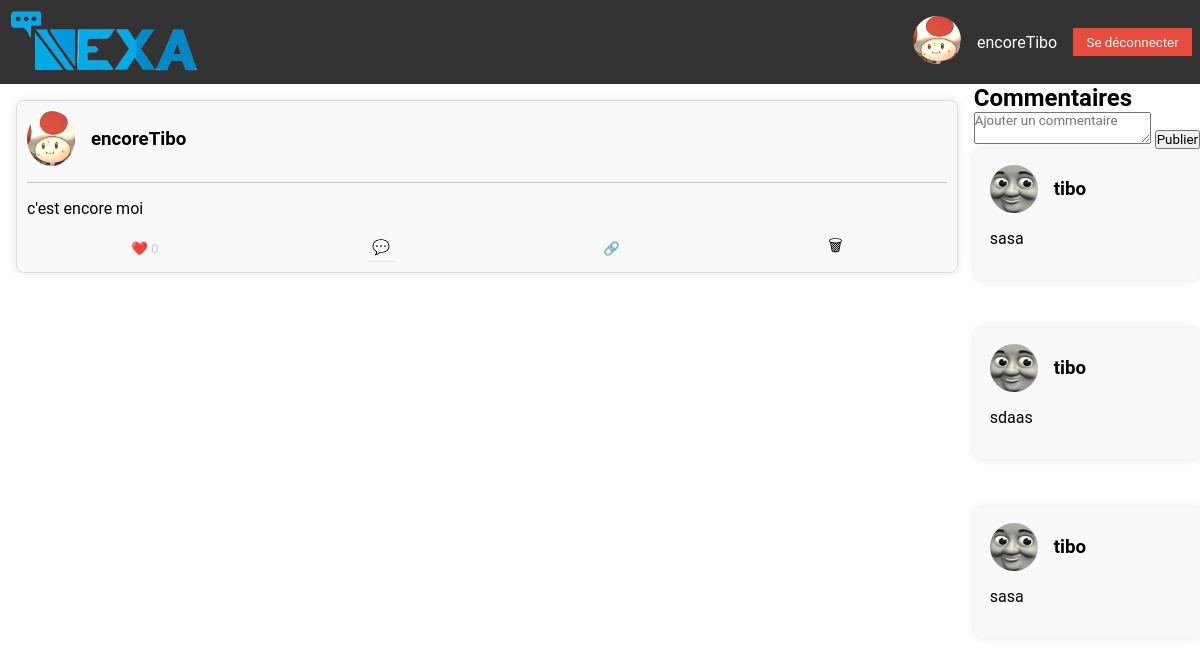
The page /views/post.php?id=2 (signed in) on the database its author committed.
### tables this page shows
CREATE TABLE "users" (
	"id"	INTEGER NOT NULL,
	"username"	TEXT,
	"email"	TEXT,
	"mdp"	TEXT,
	"codeMDPOublie"	TEXT,
	"pp"	TEXT,
	"is_moderator"	BOOLEAN DEFAULT 0,
	"last_connexion"	DATE,
	"first_connexion"	DATE,
	"codeInscription"	VARCHAR(10), description VARCHAR2(1000),
	PRIMARY KEY("id")
);

CREATE TABLE "Post" (
              id_post INTEGER PRIMARY KEY,
              user TEXT,
              pp TEXT,
              contenu TEXT,
              Time TEXT,
              Like INTEGER DEFAULT 0,  -- Ajoutez la colonne avec la valeur par défaut
              Comment INTEGER,
              partage INTEGER,
              vues INTEGER,
              id_pere INTEGER, image TEXT, categorie VARCHAR(255),
              FOREIGN KEY(user) REFERENCES Users(user),
              FOREIGN KEY(pp) REFERENCES Users(pp)
            );

### ctrl/UserController.php (called while the page is built, shortened)
<?php
require_once $_SERVER['DOCUMENT_ROOT'] . '/models/UserModel.php';
class UserController
{
    public function getUser($email)
    {
        $userModel = new UserModel();
        $user = $userModel->getUserData($email);
        return $user;
    }
}

### models/UserModel.php (called while the page is built, shortened)
<?php
class UserModel
{
    public function connectDB()
    {
        $path = __DIR__ . "/../db/db_nexa.sqlite";
        try {
            $db = new PDO('sqlite:' . $path);
            $db->setAttribute(PDO::ATTR_ERRMODE, PDO::ERRMODE_EXCEPTION);
            return $db;
        } catch (PDOException $e) {
            die('Erreur de connexion à la base de données : ' . $e->getMessage());
        }
    }
    public function getUserData($username)
    {
        $query = "SELECT * FROM users WHERE username = :username";
        $stmt = $this->connectDB()->prepare($query);
        $stmt->bindParam(':username', $username, PDO::PARAM_STR);
        $stmt->execute();
        $user_data = $stmt->fetch(PDO::FETCH_ASSOC);
        return $user_data;
    }
}

### ctrl/PostController.php (called while the page is built, shortened)
<?php
require_once $_SERVER['DOCUMENT_ROOT'] . ('/models/PostModel.php');
class PostController
{
    public function getPost($id_post)
    {
        if (
            isset($_SERVER['REQUEST_METHOD']) &&
            $_SERVER['REQUEST_METHOD'] == "GET"
        ) {
            $user = $_SESSION['username'];
            $postModel = new PostModel();
            $post = $postModel->getPost($id_post);
            $post['LikeCount'] = $postModel->getPostLikes($id_post);
            $post['user_liked'] = $postModel->getPostUserLiked($id_post, $user);
            return $post;
        }
    }
    public function getComments($id_post)
    {
        $postModel = new PostModel();
        $comments = $postModel->getComments($id_post);
        return $comments;
    }
}

### models/PostModel.php (called while the page is built, shortened)
<?php
class PostModel
{
    public function connectDB()
    {
        $path = __DIR__ . "/../db/db_nexa.sqlite";
        try {
            $db = new PDO('sqlite:' . $path);
            $db->setAttribute(PDO::ATTR_ERRMODE, PDO::ERRMODE_EXCEPTION);
            return $db;
        } catch (PDOException $e) {
            die('Erreur de connexion à la base de données : ' . $e->getMessage());
            session_start();
            $_SESSION["error_message"] = "Connexion impossible a la DB !";
            header('Location: ../index.php');
            exit;
        }
    }
    public function getPost($id_post)
    {
        $query = "SELECT Post.*, (SELECT COUNT(*) FROM Likes WHERE Likes.post_id = Post.id_post) as LikeCount, (SELECT COUNT(*) FROM Likes WHERE Likes.post_id = Post.id_post AND Likes.user = :user) as user_liked, Users.pp AS user_pp FROM Post LEFT JOIN Users ON Post.user = Users.username WHERE Post.id_post = :id_post";
        $stmt = $this->connectDB()->prepare($query);
        $stmt->bindParam(':id_post', $id_post, PDO::PARAM_INT);
        $stmt->execute();
        $result = $stmt->fetch(PDO::FETCH_ASSOC);
        return $result;
    }
    public function getPostLikes($id_post)
    {
        $query = "SELECT COUNT(*) as LikeCount FROM Likes WHERE post_id = :id_post";
        $stmt = $this->connectDB()->prepare($query);
        $stmt->bindParam(':id_post', $id_post, PDO::PARAM_INT);
        $stmt->execute();
        $result = $stmt->fetch(PDO::FETCH_ASSOC);
        return $result['LikeCount'];
    }
    public function getPostUserLiked($id_post, $user)
    {
        $query = "SELECT COUNT(*) as user_liked FROM Likes WHERE post_id = :id_post AND user = :user";
        $stmt = $this->connectDB()->prepare($query);
        $stmt->bindParam(':id_post', $id_post, PDO::PARAM_INT);
        $stmt->bindParam(':user', $user, PDO::PARAM_STR);
        $stmt->execute();
        $result = $stmt->fetch(PDO::FETCH_ASSOC);
        return $result['user_liked'] == 1;
    }
    public function getComments($id_pere)
    {
        $query = "SELECT Post.*, Users.pp AS user_pp FROM Post LEFT JOIN Users ON Post.user = Users.username WHERE Post.id_pere = :id_pere ORDER BY Post.Time DESC";
        $stmt = $this->connectDB()->prepare($query);
        $stmt->bindParam(':id_pere', $id_pere);
        $stmt->execute();
        $result = $stmt->fetchAll(PDO::FETCH_ASSOC);
        return $result;
    }
}

### views/post.php (the view, shortened to what this page needs)
<?php
$user = isset($_SESSION['username']) ? $_SESSION['username'] : 'err_user';
require_once('../ctrl/UserController.php');
$userCtrl = new UserController();
$user_data = $userCtrl->getUser($user);
require_once('../ctrl/PostController.php');
if (isset($_GET['id'])) {
    $postId = $_GET['id'];
} else {
    header('dashboard.php');
}
$postCtrl = new PostController();
$post_fetch = $postCtrl->getPost($postId);
$post = $post_fetch;
$comments = $postCtrl->getComments($postId);
$is_moderator = $user_data['is_moderator'];
?>
<!DOCTYPE html>
<html lang="fr">
<head>
    <link rel="stylesheet" href="../css/post.css">
</head>
<body class="post-body">
    <?php include('header.php'); ?>
    <main class="main-content">
        <section class="right-panel">
            <div class="afficherpost">
                <a href="profilViewer.php?user=<?php echo $post['user']; ?>">
                    <div class="post">
                        <div class="post-header">
                            <img src="../<?php echo $post['user_pp']; ?>" alt="Photo de profil de l'utilisateur"
                                class="post-pp post-pp-hover">
                            <h3 class="post-username">
                                <?php echo $post['user']; ?>
                            </h3>
                        </div>
                </a>
                <hr class="post-divider">
                <p class="post-content">
                    <?php echo $post['contenu']; ?>
                </p>
                <div class="post-actions">
                    <button class="post-action like" data-id_post="<?php echo $post['id_post']; ?>" <?php echo $post['user_liked'] > 0 ? 'disabled' : ''; ?>>❤️
                        <?php echo $post['LikeCount']; ?>
                    </button>
                    <a id="post-link" class="post-action comment"
                        href="post.php?id=<?php echo $post['id_post']; ?>">💬</a>
                    <button class="post-action share" id="copy-link">🔗</button>
                    <?php if ($is_moderator == 1 || $post['user'] == $user): ?>
                        <a class="post-action delete" href="supprimerPost.php?id=<?php echo $post['id_post']; ?>">🗑</a>
                    <?php endif; ?>
                </div>
                    <?php
                    $comments = $postCtrl->getComments($post['id_post']);
                        ?>
            </div>
        </section>
        <section class="comments">
            <h2>Commentaires</h2>
            <form action="../Post/sendComment" method="post">
                <textarea name="contenu" placeholder="Ajouter un commentaire"></textarea>
                <input type="submit" value="Publier">
            </form>
            <?php foreach ($comments as $comment): ?>
                <div class="post">
                    <div class="post-header">
                        <img src="../<?php echo $comment['user_pp']; ?>"
                            alt="Photo de profil de l'utilisateur qui a commenté" class="post-pp post-pp-hover">
                        <h3 class="post-username">
                            <?php echo $comment['user']; ?>
                        </h3>
                    </div>
                    <p class="post-content">
                        <?php echo $comment['contenu']; ?>
                    </p>
                </div>
            <?php endforeach; ?>
        </section>
    </main>
</body>
</html>

### views/header.php (shortened to what this page needs)
<link rel="stylesheet" href="../css/header.css">
<header class="header-body">
    <div class="Logo">
        <a href="dashboard.php"><img src="../Images/Logos/Logo_Nexa.png" alt="Logo Nexa" class="logo-img"></a>
    </div>
    <div class="user-icon">
        <a href="profil.php" class="username-link"><img src="../<?php echo $user_data['pp']; ?>" alt="Profil"
                class="post-pp post-pp-hover"></a>
        <?php echo $user; ?>
    </div>
    <div class="logout">
        <form action="../User/logout" method="post">
            <input class='button' type="submit" name="logout" value="Se déconnecter">
        </form>
    </div>
</header>

### css/post.css (style rules this page uses)
* { font-family: 'Roboto', sans-serif; margin: 0; padding: 0; box-sizing: border-box; }
.post-body a { text-decoration: none; color: #000; }
.post-body { margin: 0; padding: 0; }
.post-body .main-content { display: flex; justify-content: space-between; height: calc(100vh - 3.7em); }
.post-body .right-panel { flex: 3; padding: 1em; overflow-y: auto; }
.post-body .post { background-color: #f9f9f9; border-radius: 0.5em; padding: 1em; margin-bottom: 3em; box-shadow: 0 0 0.6em rgba(0, 0, 0, 0.1); }
.post-body .post-header { display: flex; align-items: center; margin-bottom: 1em; }
.post-body .post-pp { width: 3em; height: 3em; border-radius: 50%; margin-right: 1em; }
.post-body .post-username { font-weight: bold; }
.post-body .post-divider { margin-bottom: 1em; border: 0; border-top: 1px solid #ccc; }
.post-body .post-content { margin-top: 1em; margin-bottom: 1em; }
.afficherpost .post { border: 1px solid #ddd; padding: 10px; margin-bottom: 20px; }
.afficherpost .post img { max-width: 100%; height: auto; }
.afficherpost .post p { font-size: 16px; }
.afficherpost .post-header { display: flex; align-items: center; margin-bottom: 1em; }
.afficherpost .post-pp { width: 3em; height: 3em; border-radius: 50%; margin-right: 1em; }
.afficherpost .post-username { font-weight: bold; }
.afficherpost .post-divider { margin-bottom: 1em; border: 0; border-top: 1px solid #ccc; }
.afficherpost .post-content { margin-top: 1em; margin-bottom: 1em; }
.afficherpost .post-actions { display: flex; justify-content: space-around; }
.afficherpost .post-action { background: none; border: none; cursor: pointer; transition: transform 0.3s ease; }
.afficherpost .post-action.like { color: #ccc; }
.afficherpost .comment { font-size: 0.9rem; padding: 5px; border-bottom: 1px solid #e0e0e0; }

### css/header.css (style rules this page uses)
.header-body { background-color: #333; color: #fff; padding: 0.5em; display: flex; justify-content: space-between; align-items: center; }
.Logo { display: flex; align-items: center; }
.logo-img { width: 12em; height: 4em; }
.logout { margin-left: 1em; }
.button { background-color: #e74c3c; color: #fff; border: none; padding: 0.5em 1em; cursor: pointer; }
.user-icon { display: flex; align-items: center; color: #fff; margin-left: auto; }
.post-pp { width: 3em; height: 3em; border-radius: 50%; margin-right: 0.5em; }
.username-link { margin-left: 0.5em; }

### rows shown on the page
users: pp (picture)
post: user "encoreTibo", contenu "c'est encore moi"
post: users.pp (picture), user "tibo", contenu "sasa"
post: users.pp (picture), user "tibo", contenu "sdaas"
post: users.pp (picture), user "tibo", contenu "sasa"

### other values the page prints
$user "encoreTibo"
$post['LikeCount'] "0"
